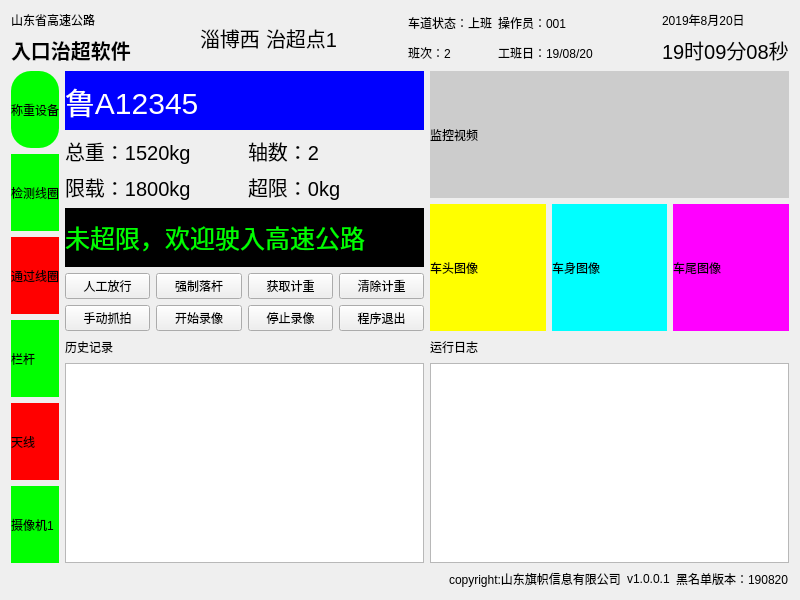
<?xml version="1.0" encoding="UTF-8"?>
<ui version="4.0">
 <class>Form1</class>
 <widget class="QWidget" name="Form1">
  <property name="geometry">
   <rect>
    <x>0</x>
    <y>0</y>
    <width>800</width>
    <height>600</height>
   </rect>
  </property>
  <property name="windowTitle">
   <string>Form</string>
  </property>
  <layout class="QVBoxLayout" name="verticalLayout_9">
   <item>
    <layout class="QHBoxLayout" name="horizontalLayout_2">
     <item>
      <layout class="QVBoxLayout" name="verticalLayout">
       <item>
        <widget class="QLabel" name="label">
         <property name="text">
          <string>山东省高速公路</string>
         </property>
        </widget>
       </item>
       <item>
        <widget class="QLabel" name="label_2">
         <property name="styleSheet">
          <string notr="true">font-size:20px;
font-weight:bold;</string>
         </property>
         <property name="text">
          <string>入口治超软件</string>
         </property>
        </widget>
       </item>
      </layout>
     </item>
     <item>
      <spacer name="horizontalSpacer">
       <property name="orientation">
        <enum>Qt::Horizontal</enum>
       </property>
       <property name="sizeHint" stdset="0">
        <size>
         <width>40</width>
         <height>20</height>
        </size>
       </property>
      </spacer>
     </item>
     <item>
      <layout class="QHBoxLayout" name="horizontalLayout">
       <item>
        <widget class="QLabel" name="label_3">
         <property name="styleSheet">
          <string notr="true">font-size:20px;</string>
         </property>
         <property name="text">
          <string>淄博西</string>
         </property>
        </widget>
       </item>
       <item>
        <widget class="QLabel" name="label_4">
         <property name="styleSheet">
          <string notr="true">font-size:20px;</string>
         </property>
         <property name="text">
          <string>治超点1</string>
         </property>
        </widget>
       </item>
      </layout>
     </item>
     <item>
      <spacer name="horizontalSpacer_2">
       <property name="orientation">
        <enum>Qt::Horizontal</enum>
       </property>
       <property name="sizeHint" stdset="0">
        <size>
         <width>40</width>
         <height>20</height>
        </size>
       </property>
      </spacer>
     </item>
     <item>
      <layout class="QGridLayout" name="gridLayout">
       <item row="0" column="0">
        <widget class="QLabel" name="label_6">
         <property name="text">
          <string>车道状态：上班</string>
         </property>
        </widget>
       </item>
       <item row="0" column="1">
        <widget class="QLabel" name="label_5">
         <property name="text">
          <string>操作员：001</string>
         </property>
        </widget>
       </item>
       <item row="1" column="0">
        <widget class="QLabel" name="label_7">
         <property name="text">
          <string>班次：2</string>
         </property>
        </widget>
       </item>
       <item row="1" column="1">
        <widget class="QLabel" name="label_8">
         <property name="text">
          <string>工班日：19/08/20</string>
         </property>
        </widget>
       </item>
      </layout>
     </item>
     <item>
      <spacer name="horizontalSpacer_3">
       <property name="orientation">
        <enum>Qt::Horizontal</enum>
       </property>
       <property name="sizeHint" stdset="0">
        <size>
         <width>40</width>
         <height>20</height>
        </size>
       </property>
      </spacer>
     </item>
     <item>
      <layout class="QVBoxLayout" name="verticalLayout_2">
       <item>
        <widget class="QLabel" name="label_9">
         <property name="text">
          <string>2019年8月20日</string>
         </property>
        </widget>
       </item>
       <item>
        <widget class="QLabel" name="label_10">
         <property name="styleSheet">
          <string notr="true">font-size:20px;</string>
         </property>
         <property name="text">
          <string>19时09分08秒</string>
         </property>
        </widget>
       </item>
      </layout>
     </item>
    </layout>
   </item>
   <item>
    <layout class="QHBoxLayout" name="horizontalLayout_4">
     <item>
      <layout class="QVBoxLayout" name="verticalLayout_3">
       <item>
        <widget class="QLabel" name="label_11">
         <property name="styleSheet">
          <string notr="true">background-color:#0f0;
border-radius:20px;</string>
         </property>
         <property name="text">
          <string>称重设备</string>
         </property>
        </widget>
       </item>
       <item>
        <widget class="QLabel" name="label_12">
         <property name="styleSheet">
          <string notr="true">background-color:#0f0;</string>
         </property>
         <property name="text">
          <string>检测线圈</string>
         </property>
        </widget>
       </item>
       <item>
        <widget class="QLabel" name="label_13">
         <property name="styleSheet">
          <string notr="true">background-color:#f00;</string>
         </property>
         <property name="text">
          <string>通过线圈</string>
         </property>
        </widget>
       </item>
       <item>
        <widget class="QLabel" name="label_14">
         <property name="styleSheet">
          <string notr="true">background-color:#0f0;</string>
         </property>
         <property name="text">
          <string>栏杆</string>
         </property>
        </widget>
       </item>
       <item>
        <widget class="QLabel" name="label_15">
         <property name="styleSheet">
          <string notr="true">background-color:#f00;</string>
         </property>
         <property name="text">
          <string>天线</string>
         </property>
        </widget>
       </item>
       <item>
        <widget class="QLabel" name="label_16">
         <property name="styleSheet">
          <string notr="true">background-color:#0f0;</string>
         </property>
         <property name="text">
          <string>摄像机1</string>
         </property>
        </widget>
       </item>
      </layout>
     </item>
     <item>
      <layout class="QVBoxLayout" name="verticalLayout_6">
       <item>
        <layout class="QVBoxLayout" name="verticalLayout_4">
         <item>
          <widget class="QLabel" name="label_18">
           <property name="styleSheet">
            <string notr="true">background-color:#00f;
color:#fff;
font-size:30px;</string>
           </property>
           <property name="text">
            <string>鲁A12345</string>
           </property>
          </widget>
         </item>
         <item>
          <layout class="QGridLayout" name="gridLayout_2">
           <item row="0" column="0">
            <widget class="QLabel" name="label_19">
             <property name="styleSheet">
              <string notr="true">font-size:20px;</string>
             </property>
             <property name="text">
              <string>总重：1520kg</string>
             </property>
            </widget>
           </item>
           <item row="0" column="1">
            <widget class="QLabel" name="label_20">
             <property name="styleSheet">
              <string notr="true">font-size:20px;</string>
             </property>
             <property name="text">
              <string>轴数：2</string>
             </property>
            </widget>
           </item>
           <item row="1" column="0">
            <widget class="QLabel" name="label_21">
             <property name="styleSheet">
              <string notr="true">font-size:20px;</string>
             </property>
             <property name="text">
              <string>限载：1800kg</string>
             </property>
            </widget>
           </item>
           <item row="1" column="1">
            <widget class="QLabel" name="label_22">
             <property name="styleSheet">
              <string notr="true">font-size:20px;</string>
             </property>
             <property name="text">
              <string>超限：0kg</string>
             </property>
            </widget>
           </item>
          </layout>
         </item>
         <item>
          <widget class="QLabel" name="label_23">
           <property name="styleSheet">
            <string notr="true">background-color:#000;
color:#0f0;
font-size:25px;</string>
           </property>
           <property name="text">
            <string>未超限，欢迎驶入高速公路</string>
           </property>
          </widget>
         </item>
        </layout>
       </item>
       <item>
        <layout class="QGridLayout" name="gridLayout_3">
         <item row="0" column="0">
          <widget class="QPushButton" name="pushButton">
           <property name="styleSheet">
            <string notr="true"/>
           </property>
           <property name="text">
            <string>人工放行</string>
           </property>
          </widget>
         </item>
         <item row="0" column="1">
          <widget class="QPushButton" name="pushButton_2">
           <property name="text">
            <string>强制落杆</string>
           </property>
          </widget>
         </item>
         <item row="0" column="2">
          <widget class="QPushButton" name="pushButton_7">
           <property name="text">
            <string>获取计重</string>
           </property>
          </widget>
         </item>
         <item row="0" column="3">
          <widget class="QPushButton" name="pushButton_8">
           <property name="text">
            <string>清除计重</string>
           </property>
          </widget>
         </item>
         <item row="1" column="0">
          <widget class="QPushButton" name="pushButton_3">
           <property name="text">
            <string>手动抓拍</string>
           </property>
          </widget>
         </item>
         <item row="1" column="1">
          <widget class="QPushButton" name="pushButton_4">
           <property name="text">
            <string>开始录像</string>
           </property>
          </widget>
         </item>
         <item row="1" column="2">
          <widget class="QPushButton" name="pushButton_5">
           <property name="text">
            <string>停止录像</string>
           </property>
          </widget>
         </item>
         <item row="1" column="3">
          <widget class="QPushButton" name="pushButton_6">
           <property name="text">
            <string>程序退出</string>
           </property>
          </widget>
         </item>
        </layout>
       </item>
       <item>
        <layout class="QVBoxLayout" name="verticalLayout_5">
         <item>
          <widget class="QLabel" name="label_17">
           <property name="maximumSize">
            <size>
             <width>16777215</width>
             <height>20</height>
            </size>
           </property>
           <property name="text">
            <string>历史记录</string>
           </property>
          </widget>
         </item>
         <item>
          <widget class="QTableView" name="tableView">
           <property name="maximumSize">
            <size>
             <width>16777215</width>
             <height>200</height>
            </size>
           </property>
          </widget>
         </item>
        </layout>
       </item>
      </layout>
     </item>
     <item>
      <layout class="QVBoxLayout" name="verticalLayout_8">
       <item>
        <widget class="QLabel" name="label_24">
         <property name="minimumSize">
          <size>
           <width>0</width>
           <height>100</height>
          </size>
         </property>
         <property name="styleSheet">
          <string notr="true">background-color:#ccc;</string>
         </property>
         <property name="text">
          <string>监控视频</string>
         </property>
        </widget>
       </item>
       <item>
        <layout class="QHBoxLayout" name="horizontalLayout_3">
         <item>
          <widget class="QLabel" name="label_25">
           <property name="styleSheet">
            <string notr="true">background-color:#ff0;</string>
           </property>
           <property name="text">
            <string>车头图像</string>
           </property>
          </widget>
         </item>
         <item>
          <widget class="QLabel" name="label_26">
           <property name="styleSheet">
            <string notr="true">background-color:#0ff;</string>
           </property>
           <property name="text">
            <string>车身图像</string>
           </property>
          </widget>
         </item>
         <item>
          <widget class="QLabel" name="label_27">
           <property name="styleSheet">
            <string notr="true">background-color:#f0f;</string>
           </property>
           <property name="text">
            <string>车尾图像</string>
           </property>
          </widget>
         </item>
        </layout>
       </item>
       <item>
        <layout class="QVBoxLayout" name="verticalLayout_7">
         <item>
          <widget class="QLabel" name="label_28">
           <property name="maximumSize">
            <size>
             <width>16777215</width>
             <height>20</height>
            </size>
           </property>
           <property name="text">
            <string>运行日志</string>
           </property>
          </widget>
         </item>
         <item>
          <widget class="QTextBrowser" name="textBrowser">
           <property name="maximumSize">
            <size>
             <width>16777215</width>
             <height>200</height>
            </size>
           </property>
          </widget>
         </item>
        </layout>
       </item>
      </layout>
     </item>
    </layout>
   </item>
   <item>
    <layout class="QHBoxLayout" name="horizontalLayout_5">
     <item>
      <spacer name="horizontalSpacer_4">
       <property name="orientation">
        <enum>Qt::Horizontal</enum>
       </property>
       <property name="sizeHint" stdset="0">
        <size>
         <width>40</width>
         <height>20</height>
        </size>
       </property>
      </spacer>
     </item>
     <item>
      <widget class="QLabel" name="label_29">
       <property name="text">
        <string>copyright:山东旗帜信息有限公司</string>
       </property>
      </widget>
     </item>
     <item>
      <widget class="QLabel" name="label_30">
       <property name="text">
        <string>v1.0.0.1</string>
       </property>
      </widget>
     </item>
     <item>
      <widget class="QLabel" name="label_31">
       <property name="text">
        <string>黑名单版本：190820</string>
       </property>
      </widget>
     </item>
    </layout>
   </item>
  </layout>
 </widget>
 <resources/>
 <connections/>
</ui>
